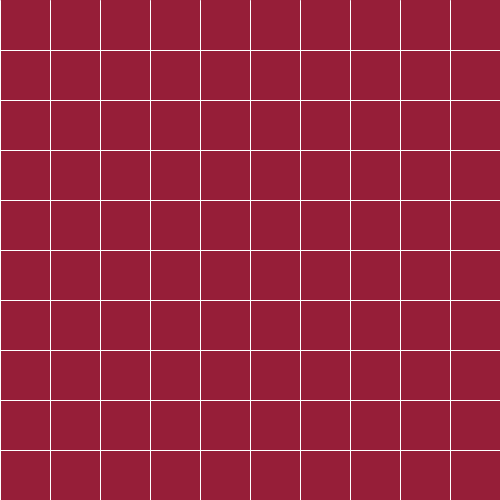
Frame 1 (no input)
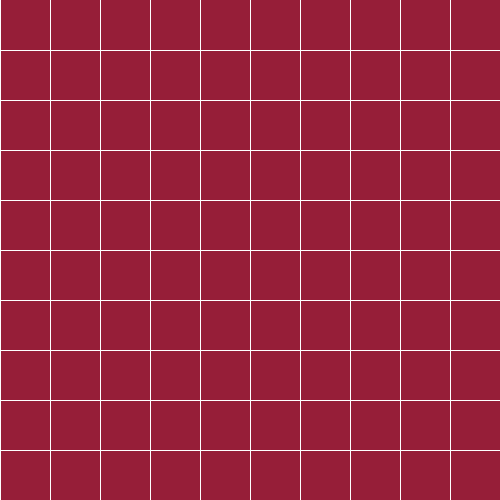
Frame 60 (the mouse pressed at the canvas centre just before this capture)
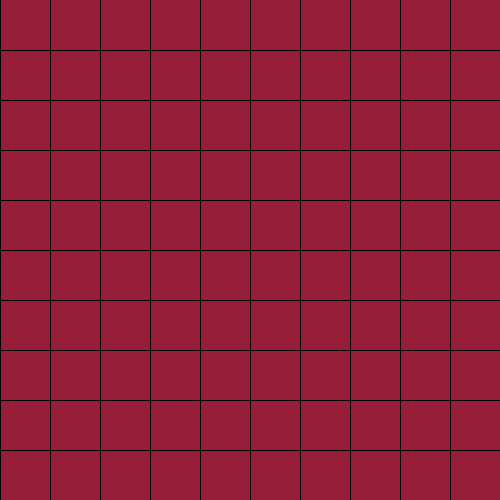
Frame 120 (the mouse held since frame 60 and released just before this capture)

The Processing sketch that drew these frames (run headless with seeded random() and noise(); from frame 60 on, the mouse is pressed at the canvas centre):

// Processing sketch: processing_163030
// ── processing_163030.pde

int parameter = 50;
int x = 0;
int y = 0;
void setup()
{
  size(500, 500);
  colorMode (RGB); 
  frameRate (10); 
  background(150, 30, 56);
}


void draw()
{
  stroke(255);
  for (int x = 0; x < width; x += parameter) {
  for (int y = 0; y < height; y += parameter){ 
  if (mousePressed == true){ 
  stroke (0); }
  line(x + 50, y + 50, x, y+ 50); 
  line(x, y, x, y+ 50); 
   
  }
}

}
